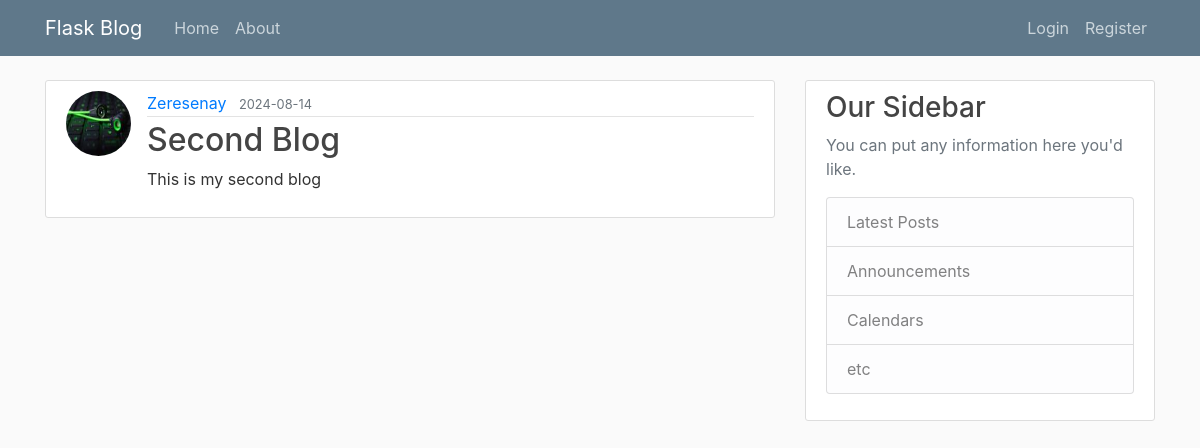
The page /post/2 on the database as committed earlier.
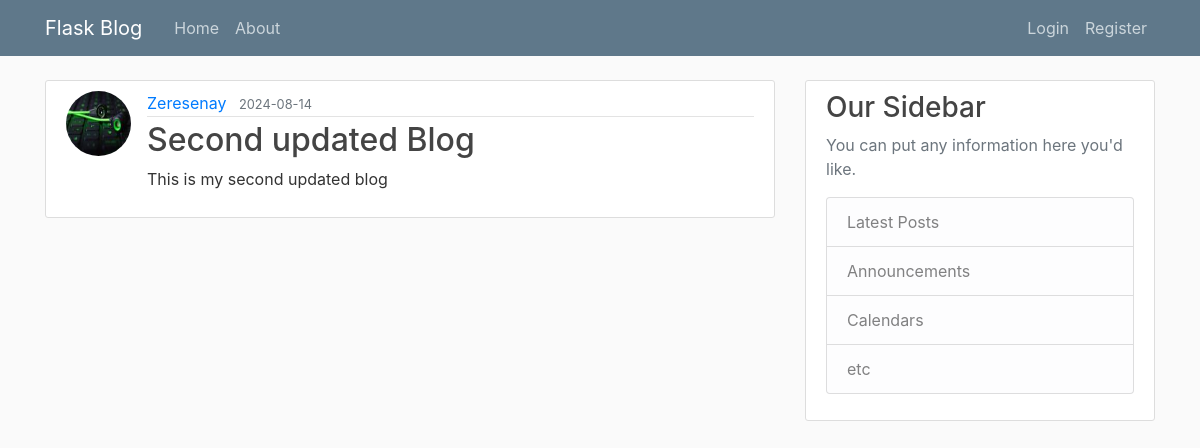
The same page on the database as committed later.
### starter/models.py (models this page shows, shortened)
class Post(db.Model):
    id =  db.Column(db.Integer, primary_key=True)
    title = db.Column(db.String(100), nullable=False)
    date_posted = db.Column(db.DateTime, nullable=False, default=datetime.utcnow)
    content = db.Column(db.Text, nullable=False)
    user_id = db.Column(db.Integer, db.ForeignKey('user.id'), nullable=True)

### starter/routes.py (the view)
@app.route('/post/<int:post_id>')
def post(post_id):
    post = Post.query.get_or_404(post_id)
    return render_template('post.html', title=post.title, post=post)

### starter/templates/post.html (shortened to what this page needs)
{% extends "layout.html" %}
{% block content %}
<article class="media content-section">
	<img src="{{ url_for('static', filename='profile_pics/' + post.author.image_file)}}" alt="" class="rounded-circle article-img">
	<div class="media-body">
		<div class="article-metadata">
			<a class="mr-2" href="#">{{ post.author.username }}</a>
			<small class="text-muted">{{ post.date_posted.strftime('%Y-%m-%d') }}</small>
		</div>
		<h2 class="article-title">{{ post.title }}</h2>
		<p class="article-content">{{ post.content }}</p>
	</div>
</article>
{% endblock content%}

Rows that differ between the two databases and show on the page:
changed Post: title "Second Blog" → "Second updated Blog"; content "This is my second blog" → "This is my second updated blog"
